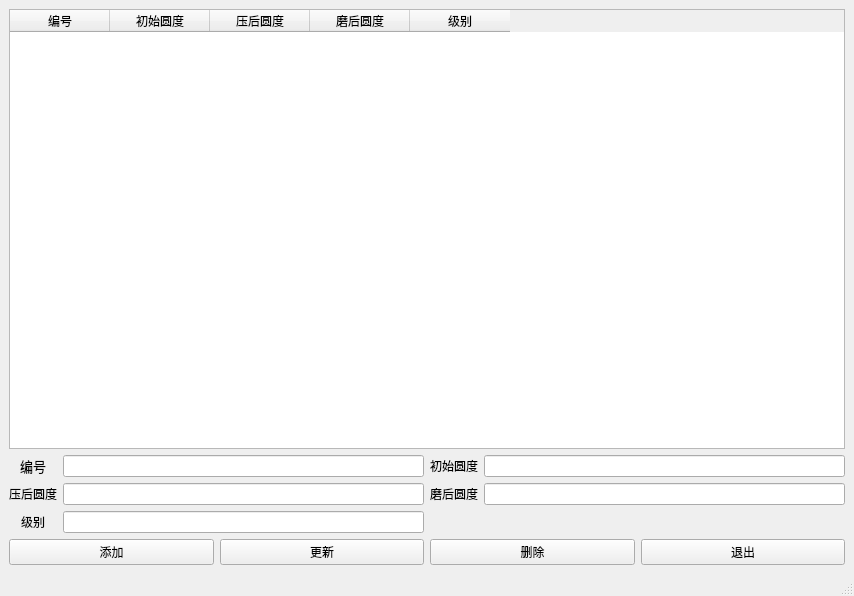
<?xml version="1.0" encoding="UTF-8"?>
<ui version="4.0">
 <class>MainWindow</class>
 <widget class="QMainWindow" name="MainWindow">
  <property name="geometry">
   <rect>
    <x>0</x>
    <y>0</y>
    <width>854</width>
    <height>596</height>
   </rect>
  </property>
  <property name="windowTitle">
   <string>MainWindow</string>
  </property>
  <widget class="QWidget" name="centralwidget">
   <layout class="QGridLayout" name="gridLayout_2">
    <item row="0" column="0">
     <layout class="QGridLayout" name="gridLayout">
      <item row="0" column="0" colspan="4">
       <widget class="QTableWidget" name="tableWidget">
        <column>
         <property name="text">
          <string>编号</string>
         </property>
        </column>
        <column>
         <property name="text">
          <string>初始圆度</string>
         </property>
        </column>
        <column>
         <property name="text">
          <string>压后圆度</string>
         </property>
        </column>
        <column>
         <property name="text">
          <string>磨后圆度</string>
         </property>
        </column>
        <column>
         <property name="text">
          <string>级别</string>
         </property>
        </column>
       </widget>
      </item>
      <item row="1" column="0">
       <widget class="QLabel" name="label_2">
        <property name="text">
         <string>&lt;html&gt;&lt;head/&gt;&lt;body&gt;&lt;p align=&quot;center&quot;&gt;&lt;span style=&quot; font-size:10pt;&quot;&gt;编号&lt;/span&gt;&lt;/p&gt;&lt;/body&gt;&lt;/html&gt;</string>
        </property>
       </widget>
      </item>
      <item row="1" column="1">
       <widget class="QLineEdit" name="inbh"/>
      </item>
      <item row="1" column="2">
       <widget class="QLabel" name="label_3">
        <property name="text">
         <string>&lt;html&gt;&lt;head/&gt;&lt;body&gt;&lt;p align=&quot;center&quot;&gt;初始圆度&lt;/p&gt;&lt;/body&gt;&lt;/html&gt;</string>
        </property>
       </widget>
      </item>
      <item row="1" column="3">
       <widget class="QLineEdit" name="incsyd"/>
      </item>
      <item row="2" column="0">
       <widget class="QLabel" name="label_4">
        <property name="text">
         <string>&lt;html&gt;&lt;head/&gt;&lt;body&gt;&lt;p align=&quot;center&quot;&gt;压后圆度&lt;/p&gt;&lt;/body&gt;&lt;/html&gt;</string>
        </property>
       </widget>
      </item>
      <item row="2" column="1">
       <widget class="QLineEdit" name="inyhyd"/>
      </item>
      <item row="2" column="2">
       <widget class="QLabel" name="label_5">
        <property name="text">
         <string>&lt;html&gt;&lt;head/&gt;&lt;body&gt;&lt;p align=&quot;center&quot;&gt;磨后圆度&lt;/p&gt;&lt;/body&gt;&lt;/html&gt;</string>
        </property>
       </widget>
      </item>
      <item row="2" column="3">
       <widget class="QLineEdit" name="inmhyd"/>
      </item>
      <item row="3" column="0">
       <widget class="QLabel" name="label_6">
        <property name="text">
         <string>&lt;html&gt;&lt;head/&gt;&lt;body&gt;&lt;p align=&quot;center&quot;&gt;级别&lt;/p&gt;&lt;/body&gt;&lt;/html&gt;</string>
        </property>
       </widget>
      </item>
      <item row="3" column="1">
       <widget class="QLineEdit" name="injb"/>
      </item>
     </layout>
    </item>
    <item row="1" column="0">
     <layout class="QHBoxLayout" name="horizontalLayout">
      <item>
       <widget class="QPushButton" name="pushButton_add">
        <property name="maximumSize">
         <size>
          <width>645</width>
          <height>16777215</height>
         </size>
        </property>
        <property name="text">
         <string>添加</string>
        </property>
       </widget>
      </item>
      <item>
       <widget class="QPushButton" name="pushButton_new">
        <property name="maximumSize">
         <size>
          <width>645</width>
          <height>16777215</height>
         </size>
        </property>
        <property name="text">
         <string>更新</string>
        </property>
       </widget>
      </item>
      <item>
       <widget class="QPushButton" name="pushButton_go_3">
        <property name="maximumSize">
         <size>
          <width>645</width>
          <height>16777215</height>
         </size>
        </property>
        <property name="text">
         <string>删除</string>
        </property>
       </widget>
      </item>
      <item>
       <widget class="QPushButton" name="pushButton_exit">
        <property name="maximumSize">
         <size>
          <width>645</width>
          <height>16777215</height>
         </size>
        </property>
        <property name="text">
         <string>退出</string>
        </property>
       </widget>
      </item>
     </layout>
    </item>
   </layout>
  </widget>
  <widget class="QMenuBar" name="menubar">
   <property name="geometry">
    <rect>
     <x>0</x>
     <y>0</y>
     <width>854</width>
     <height>34</height>
    </rect>
   </property>
  </widget>
  <widget class="QStatusBar" name="statusbar"/>
 </widget>
 <resources/>
 <connections/>
</ui>
